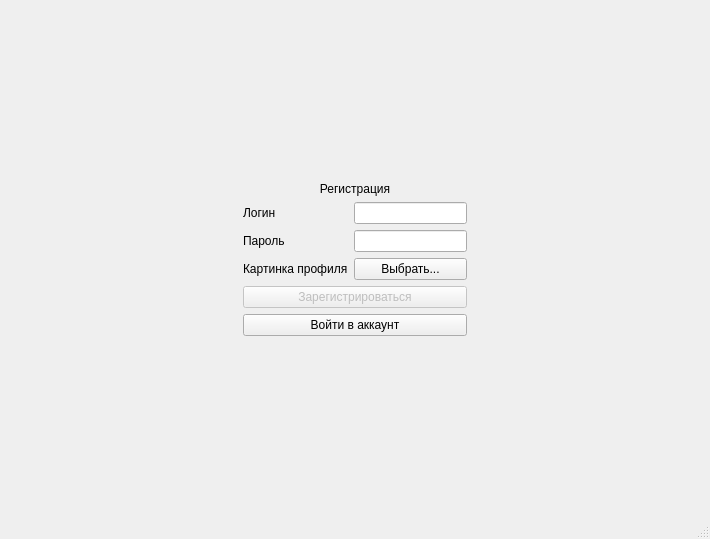
<?xml version="1.0" encoding="UTF-8"?>
<ui version="4.0">
 <class>MainWindow</class>
 <widget class="QMainWindow" name="MainWindow">
  <property name="geometry">
   <rect>
    <x>0</x>
    <y>0</y>
    <width>710</width>
    <height>539</height>
   </rect>
  </property>
  <property name="minimumSize">
   <size>
    <width>512</width>
    <height>0</height>
   </size>
  </property>
  <property name="windowTitle">
   <string>Паттерны Проектирования</string>
  </property>
  <property name="windowIcon">
   <iconset resource="res.qrc">
    <normaloff>:/icon.png</normaloff>:/icon.png</iconset>
  </property>
  <widget class="QWidget" name="centralwidget">
   <layout class="QVBoxLayout" name="verticalLayout">
    <item>
     <widget class="QStackedWidget" name="screen_stacked">
      <property name="currentIndex">
       <number>1</number>
      </property>
      <widget class="QWidget" name="login">
       <layout class="QHBoxLayout" name="horizontalLayout_2">
        <item>
         <spacer name="horizontalSpacer_2">
          <property name="orientation">
           <enum>Qt::Horizontal</enum>
          </property>
          <property name="sizeHint" stdset="0">
           <size>
            <width>40</width>
            <height>20</height>
           </size>
          </property>
         </spacer>
        </item>
        <item>
         <layout class="QGridLayout" name="gridLayout_2">
          <item row="6" column="0">
           <spacer name="verticalSpacer">
            <property name="orientation">
             <enum>Qt::Vertical</enum>
            </property>
            <property name="sizeHint" stdset="0">
             <size>
              <width>20</width>
              <height>40</height>
             </size>
            </property>
           </spacer>
          </item>
          <item row="5" column="0">
           <widget class="QPushButton" name="to_register">
            <property name="text">
             <string>Зарегистрироваться</string>
            </property>
           </widget>
          </item>
          <item row="1" column="0">
           <spacer name="verticalSpacer_2">
            <property name="orientation">
             <enum>Qt::Vertical</enum>
            </property>
            <property name="sizeHint" stdset="0">
             <size>
              <width>20</width>
              <height>40</height>
             </size>
            </property>
           </spacer>
          </item>
          <item row="4" column="0">
           <widget class="QPushButton" name="login_2">
            <property name="enabled">
             <bool>false</bool>
            </property>
            <property name="text">
             <string>Войти</string>
            </property>
           </widget>
          </item>
          <item row="2" column="0">
           <widget class="QLabel" name="label">
            <property name="text">
             <string>Войти в аккаунт</string>
            </property>
            <property name="alignment">
             <set>Qt::AlignCenter</set>
            </property>
           </widget>
          </item>
          <item row="3" column="0">
           <layout class="QGridLayout" name="gridLayout">
            <item row="0" column="0">
             <widget class="QLabel" name="label_2">
              <property name="text">
               <string>Логин</string>
              </property>
             </widget>
            </item>
            <item row="0" column="1">
             <widget class="QLineEdit" name="login_lineEdit"/>
            </item>
            <item row="1" column="0">
             <widget class="QLabel" name="label_3">
              <property name="text">
               <string>Пароль</string>
              </property>
             </widget>
            </item>
            <item row="1" column="1">
             <widget class="QLineEdit" name="password_lineEdit"/>
            </item>
           </layout>
          </item>
         </layout>
        </item>
        <item>
         <spacer name="horizontalSpacer">
          <property name="orientation">
           <enum>Qt::Horizontal</enum>
          </property>
          <property name="sizeHint" stdset="0">
           <size>
            <width>40</width>
            <height>20</height>
           </size>
          </property>
         </spacer>
        </item>
       </layout>
      </widget>
      <widget class="QWidget" name="registration">
       <layout class="QHBoxLayout" name="horizontalLayout_3">
        <item>
         <spacer name="horizontalSpacer_3">
          <property name="orientation">
           <enum>Qt::Horizontal</enum>
          </property>
          <property name="sizeHint" stdset="0">
           <size>
            <width>40</width>
            <height>20</height>
           </size>
          </property>
         </spacer>
        </item>
        <item>
         <layout class="QGridLayout" name="gridLayout_4">
          <item row="3" column="1">
           <widget class="QPushButton" name="register_2">
            <property name="enabled">
             <bool>false</bool>
            </property>
            <property name="text">
             <string>Зарегистрироваться</string>
            </property>
           </widget>
          </item>
          <item row="4" column="1">
           <widget class="QPushButton" name="to_login">
            <property name="text">
             <string>Войти в аккаунт</string>
            </property>
           </widget>
          </item>
          <item row="2" column="1">
           <layout class="QGridLayout" name="gridLayout_3">
            <item row="0" column="0">
             <widget class="QLabel" name="label_5">
              <property name="text">
               <string>Логин</string>
              </property>
             </widget>
            </item>
            <item row="0" column="1">
             <widget class="QLineEdit" name="reg_login"/>
            </item>
            <item row="1" column="0">
             <widget class="QLabel" name="label_6">
              <property name="text">
               <string>Пароль</string>
              </property>
             </widget>
            </item>
            <item row="1" column="1">
             <widget class="QLineEdit" name="reg_pas"/>
            </item>
            <item row="2" column="0">
             <widget class="QLabel" name="label_7">
              <property name="text">
               <string>Картинка профиля</string>
              </property>
             </widget>
            </item>
            <item row="2" column="1">
             <widget class="QPushButton" name="reg_img">
              <property name="text">
               <string>Выбрать...</string>
              </property>
             </widget>
            </item>
           </layout>
          </item>
          <item row="1" column="1">
           <widget class="QLabel" name="label_4">
            <property name="text">
             <string>Регистрация</string>
            </property>
            <property name="alignment">
             <set>Qt::AlignCenter</set>
            </property>
           </widget>
          </item>
          <item row="0" column="1">
           <spacer name="verticalSpacer_3">
            <property name="orientation">
             <enum>Qt::Vertical</enum>
            </property>
            <property name="sizeHint" stdset="0">
             <size>
              <width>20</width>
              <height>40</height>
             </size>
            </property>
           </spacer>
          </item>
          <item row="5" column="1">
           <spacer name="verticalSpacer_4">
            <property name="orientation">
             <enum>Qt::Vertical</enum>
            </property>
            <property name="sizeHint" stdset="0">
             <size>
              <width>20</width>
              <height>40</height>
             </size>
            </property>
           </spacer>
          </item>
         </layout>
        </item>
        <item>
         <spacer name="horizontalSpacer_4">
          <property name="orientation">
           <enum>Qt::Horizontal</enum>
          </property>
          <property name="sizeHint" stdset="0">
           <size>
            <width>40</width>
            <height>20</height>
           </size>
          </property>
         </spacer>
        </item>
       </layout>
      </widget>
      <widget class="QWidget" name="personal_area">
       <layout class="QHBoxLayout" name="horizontalLayout" stretch="0,1,0,1,0">
        <item>
         <spacer name="horizontalSpacer_6">
          <property name="orientation">
           <enum>Qt::Horizontal</enum>
          </property>
          <property name="sizeHint" stdset="0">
           <size>
            <width>40</width>
            <height>20</height>
           </size>
          </property>
         </spacer>
        </item>
        <item>
         <layout class="QGridLayout" name="gridLayout_6">
          <item row="2" column="1">
           <widget class="QLabel" name="show_login">
            <property name="text">
             <string>Login</string>
            </property>
            <property name="alignment">
             <set>Qt::AlignCenter</set>
            </property>
           </widget>
          </item>
          <item row="0" column="1">
           <spacer name="verticalSpacer_6">
            <property name="orientation">
             <enum>Qt::Vertical</enum>
            </property>
            <property name="sizeHint" stdset="0">
             <size>
              <width>20</width>
              <height>40</height>
             </size>
            </property>
           </spacer>
          </item>
          <item row="3" column="1">
           <spacer name="verticalSpacer_5">
            <property name="orientation">
             <enum>Qt::Vertical</enum>
            </property>
            <property name="sizeHint" stdset="0">
             <size>
              <width>20</width>
              <height>40</height>
             </size>
            </property>
           </spacer>
          </item>
          <item row="1" column="1">
           <widget class="QLabel" name="img_profile">
            <property name="minimumSize">
             <size>
              <width>256</width>
              <height>256</height>
             </size>
            </property>
            <property name="maximumSize">
             <size>
              <width>256</width>
              <height>256</height>
             </size>
            </property>
            <property name="text">
             <string/>
            </property>
            <property name="pixmap">
             <pixmap resource="res.qrc">:/default.png</pixmap>
            </property>
            <property name="scaledContents">
             <bool>true</bool>
            </property>
           </widget>
          </item>
         </layout>
        </item>
        <item>
         <spacer name="horizontalSpacer_5">
          <property name="orientation">
           <enum>Qt::Horizontal</enum>
          </property>
          <property name="sizeHint" stdset="0">
           <size>
            <width>40</width>
            <height>20</height>
           </size>
          </property>
         </spacer>
        </item>
        <item>
         <layout class="QGridLayout" name="gridLayout_5">
          <property name="sizeConstraint">
           <enum>QLayout::SetMinimumSize</enum>
          </property>
          <item row="4" column="1">
           <spacer name="verticalSpacer_8">
            <property name="orientation">
             <enum>Qt::Vertical</enum>
            </property>
            <property name="sizeHint" stdset="0">
             <size>
              <width>20</width>
              <height>40</height>
             </size>
            </property>
           </spacer>
          </item>
          <item row="0" column="1">
           <spacer name="verticalSpacer_7">
            <property name="orientation">
             <enum>Qt::Vertical</enum>
            </property>
            <property name="sizeHint" stdset="0">
             <size>
              <width>20</width>
              <height>40</height>
             </size>
            </property>
           </spacer>
          </item>
          <item row="1" column="1">
           <widget class="QPushButton" name="quit">
            <property name="text">
             <string>Выйти из аккаунта</string>
            </property>
           </widget>
          </item>
          <item row="3" column="1">
           <widget class="QPushButton" name="to_result_test">
            <property name="text">
             <string>Результаты тестов</string>
            </property>
           </widget>
          </item>
          <item row="2" column="1">
           <widget class="QPushButton" name="to_patterns">
            <property name="text">
             <string>Перейти к паттернам</string>
            </property>
           </widget>
          </item>
         </layout>
        </item>
        <item>
         <spacer name="horizontalSpacer_7">
          <property name="orientation">
           <enum>Qt::Horizontal</enum>
          </property>
          <property name="sizeHint" stdset="0">
           <size>
            <width>40</width>
            <height>20</height>
           </size>
          </property>
         </spacer>
        </item>
       </layout>
      </widget>
      <widget class="QWidget" name="patterns">
       <layout class="QHBoxLayout" name="horizontalLayout_5">
        <item>
         <spacer name="horizontalSpacer_11">
          <property name="orientation">
           <enum>Qt::Horizontal</enum>
          </property>
          <property name="sizeHint" stdset="0">
           <size>
            <width>40</width>
            <height>20</height>
           </size>
          </property>
         </spacer>
        </item>
        <item>
         <widget class="QScrollArea" name="pattern_list">
          <property name="minimumSize">
           <size>
            <width>256</width>
            <height>0</height>
           </size>
          </property>
          <property name="widgetResizable">
           <bool>true</bool>
          </property>
          <widget class="QWidget" name="scrollAreaWidgetContents">
           <property name="geometry">
            <rect>
             <x>0</x>
             <y>0</y>
             <width>237</width>
             <height>20</height>
            </rect>
           </property>
           <layout class="QVBoxLayout" name="verticalLayout_4">
            <item>
             <layout class="QVBoxLayout" name="pattern_list_2"/>
            </item>
           </layout>
          </widget>
         </widget>
        </item>
        <item>
         <spacer name="horizontalSpacer_13">
          <property name="orientation">
           <enum>Qt::Horizontal</enum>
          </property>
          <property name="sizeHint" stdset="0">
           <size>
            <width>40</width>
            <height>20</height>
           </size>
          </property>
         </spacer>
        </item>
        <item>
         <layout class="QGridLayout" name="gridLayout_8">
          <item row="2" column="0">
           <widget class="QPushButton" name="update_patterns">
            <property name="text">
             <string>Обновить список паттернов</string>
            </property>
           </widget>
          </item>
          <item row="0" column="0">
           <spacer name="verticalSpacer_11">
            <property name="orientation">
             <enum>Qt::Vertical</enum>
            </property>
            <property name="sizeHint" stdset="0">
             <size>
              <width>20</width>
              <height>40</height>
             </size>
            </property>
           </spacer>
          </item>
          <item row="1" column="0">
           <widget class="QPushButton" name="to_personal_area_2">
            <property name="text">
             <string>В личный кабинет</string>
            </property>
           </widget>
          </item>
          <item row="3" column="0">
           <spacer name="verticalSpacer_12">
            <property name="orientation">
             <enum>Qt::Vertical</enum>
            </property>
            <property name="sizeHint" stdset="0">
             <size>
              <width>20</width>
              <height>40</height>
             </size>
            </property>
           </spacer>
          </item>
         </layout>
        </item>
        <item>
         <spacer name="horizontalSpacer_12">
          <property name="orientation">
           <enum>Qt::Horizontal</enum>
          </property>
          <property name="sizeHint" stdset="0">
           <size>
            <width>40</width>
            <height>20</height>
           </size>
          </property>
         </spacer>
        </item>
       </layout>
      </widget>
      <widget class="QWidget" name="result_test">
       <layout class="QHBoxLayout" name="horizontalLayout_4" stretch="0,1,0,1,0">
        <item>
         <spacer name="horizontalSpacer_8">
          <property name="orientation">
           <enum>Qt::Horizontal</enum>
          </property>
          <property name="sizeHint" stdset="0">
           <size>
            <width>40</width>
            <height>20</height>
           </size>
          </property>
         </spacer>
        </item>
        <item>
         <widget class="QScrollArea" name="scrollArea">
          <property name="minimumSize">
           <size>
            <width>256</width>
            <height>0</height>
           </size>
          </property>
          <property name="widgetResizable">
           <bool>true</bool>
          </property>
          <widget class="QWidget" name="weqwdaf">
           <property name="geometry">
            <rect>
             <x>0</x>
             <y>0</y>
             <width>237</width>
             <height>395</height>
            </rect>
           </property>
           <property name="sizePolicy">
            <sizepolicy hsizetype="Preferred" vsizetype="MinimumExpanding">
             <horstretch>0</horstretch>
             <verstretch>0</verstretch>
            </sizepolicy>
           </property>
           <property name="minimumSize">
            <size>
             <width>0</width>
             <height>395</height>
            </size>
           </property>
           <layout class="QVBoxLayout" name="verticalLayout_3">
            <property name="sizeConstraint">
             <enum>QLayout::SetMinimumSize</enum>
            </property>
            <item>
             <layout class="QVBoxLayout" name="result_layout">
              <property name="sizeConstraint">
               <enum>QLayout::SetDefaultConstraint</enum>
              </property>
             </layout>
            </item>
           </layout>
          </widget>
         </widget>
        </item>
        <item>
         <spacer name="horizontalSpacer_10">
          <property name="orientation">
           <enum>Qt::Horizontal</enum>
          </property>
          <property name="sizeHint" stdset="0">
           <size>
            <width>40</width>
            <height>20</height>
           </size>
          </property>
         </spacer>
        </item>
        <item>
         <layout class="QGridLayout" name="gridLayout_7">
          <item row="3" column="0">
           <widget class="QPushButton" name="upload_result">
            <property name="text">
             <string>Загрузить результаты на сервер</string>
            </property>
           </widget>
          </item>
          <item row="0" column="0">
           <spacer name="verticalSpacer_9">
            <property name="orientation">
             <enum>Qt::Vertical</enum>
            </property>
            <property name="sizeHint" stdset="0">
             <size>
              <width>20</width>
              <height>40</height>
             </size>
            </property>
           </spacer>
          </item>
          <item row="2" column="0">
           <widget class="QPushButton" name="load_result">
            <property name="text">
             <string>Скачать результаты с сервера</string>
            </property>
           </widget>
          </item>
          <item row="1" column="0">
           <widget class="QPushButton" name="to_personal_area">
            <property name="text">
             <string>В личный кабинет</string>
            </property>
           </widget>
          </item>
          <item row="4" column="0">
           <spacer name="verticalSpacer_10">
            <property name="orientation">
             <enum>Qt::Vertical</enum>
            </property>
            <property name="sizeHint" stdset="0">
             <size>
              <width>20</width>
              <height>40</height>
             </size>
            </property>
           </spacer>
          </item>
         </layout>
        </item>
        <item>
         <spacer name="horizontalSpacer_9">
          <property name="orientation">
           <enum>Qt::Horizontal</enum>
          </property>
          <property name="sizeHint" stdset="0">
           <size>
            <width>40</width>
            <height>20</height>
           </size>
          </property>
         </spacer>
        </item>
       </layout>
      </widget>
      <widget class="QWidget" name="more_pattern">
       <property name="minimumSize">
        <size>
         <width>512</width>
         <height>0</height>
        </size>
       </property>
       <layout class="QVBoxLayout" name="verticalLayout_2">
        <item>
         <widget class="QScrollArea" name="scrollArea_2">
          <property name="widgetResizable">
           <bool>true</bool>
          </property>
          <widget class="QWidget" name="scrollAreaWidgetContents_2">
           <property name="geometry">
            <rect>
             <x>0</x>
             <y>0</y>
             <width>512</width>
             <height>594</height>
            </rect>
           </property>
           <property name="minimumSize">
            <size>
             <width>512</width>
             <height>0</height>
            </size>
           </property>
           <layout class="QVBoxLayout" name="verticalLayout_5">
            <item>
             <widget class="QLabel" name="name_more">
              <property name="text">
               <string>Название: тест</string>
              </property>
             </widget>
            </item>
            <item>
             <widget class="Line" name="line">
              <property name="orientation">
               <enum>Qt::Horizontal</enum>
              </property>
             </widget>
            </item>
            <item>
             <widget class="QLabel" name="description_more_2">
              <property name="text">
               <string>Описание:</string>
              </property>
             </widget>
            </item>
            <item>
             <widget class="QLabel" name="description_more">
              <property name="text">
               <string>Тест</string>
              </property>
              <property name="wordWrap">
               <bool>true</bool>
              </property>
             </widget>
            </item>
            <item>
             <widget class="Line" name="line_2">
              <property name="orientation">
               <enum>Qt::Horizontal</enum>
              </property>
             </widget>
            </item>
            <item>
             <widget class="QLabel" name="label_8">
              <property name="text">
               <string>Пример кода:</string>
              </property>
             </widget>
            </item>
            <item>
             <widget class="QTextEdit" name="code_more">
              <property name="readOnly">
               <bool>true</bool>
              </property>
             </widget>
            </item>
            <item>
             <widget class="Line" name="line_3">
              <property name="orientation">
               <enum>Qt::Horizontal</enum>
              </property>
             </widget>
            </item>
            <item>
             <widget class="QLabel" name="label_9">
              <property name="text">
               <string>Иллюстрация к Паттерну:</string>
              </property>
             </widget>
            </item>
            <item>
             <widget class="QLabel" name="img_more">
              <property name="text">
               <string/>
              </property>
              <property name="pixmap">
               <pixmap resource="res.qrc">:/default.png</pixmap>
              </property>
              <property name="alignment">
               <set>Qt::AlignCenter</set>
              </property>
             </widget>
            </item>
           </layout>
          </widget>
         </widget>
        </item>
        <item>
         <layout class="QHBoxLayout" name="horizontalLayout_6">
          <item>
           <spacer name="horizontalSpacer_14">
            <property name="orientation">
             <enum>Qt::Horizontal</enum>
            </property>
            <property name="sizeHint" stdset="0">
             <size>
              <width>40</width>
              <height>20</height>
             </size>
            </property>
           </spacer>
          </item>
          <item>
           <widget class="QPushButton" name="to_pattern_list">
            <property name="text">
             <string>Назад</string>
            </property>
           </widget>
          </item>
         </layout>
        </item>
       </layout>
      </widget>
      <widget class="QWidget" name="test">
       <layout class="QVBoxLayout" name="verticalLayout_13">
        <item>
         <layout class="QVBoxLayout" name="test_layout"/>
        </item>
       </layout>
      </widget>
     </widget>
    </item>
   </layout>
  </widget>
  <widget class="QMenuBar" name="menubar">
   <property name="geometry">
    <rect>
     <x>0</x>
     <y>0</y>
     <width>710</width>
     <height>21</height>
    </rect>
   </property>
  </widget>
  <widget class="QStatusBar" name="statusbar"/>
 </widget>
 <resources>
  <include location="res.qrc"/>
 </resources>
 <connections/>
</ui>
